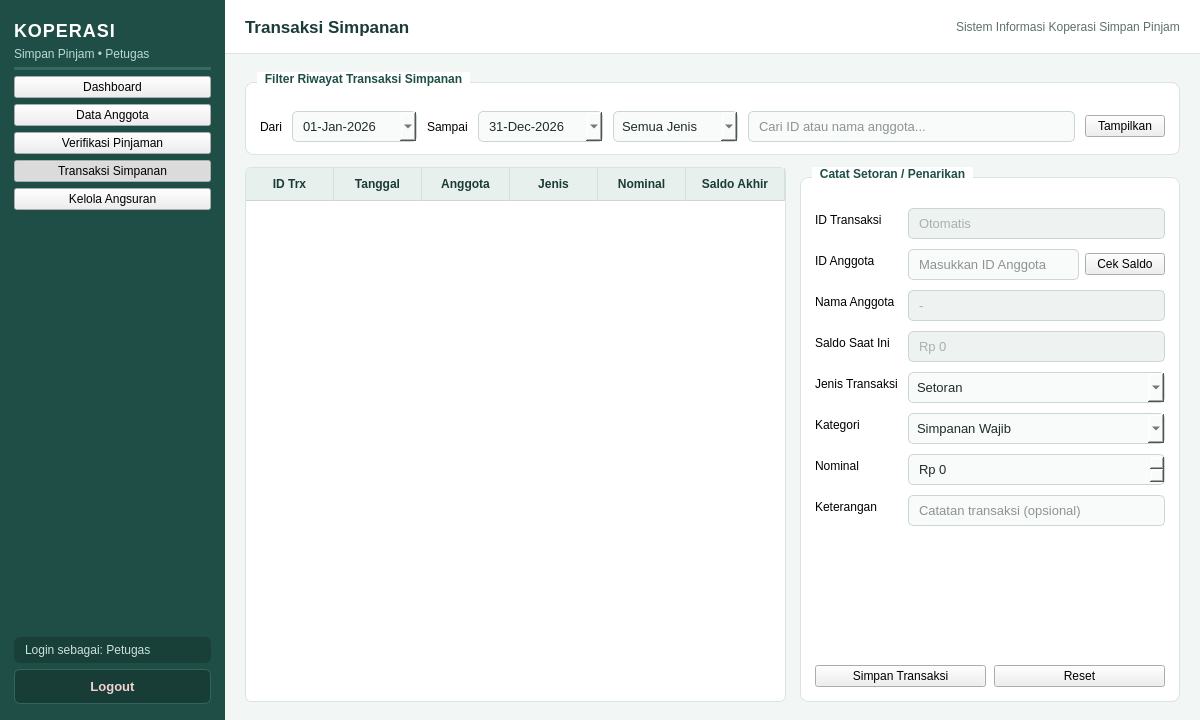
<?xml version="1.0" encoding="UTF-8"?>
<ui version="4.0">
 <class>PetugasTransaksiSimpananWindow</class>
 <widget class="QMainWindow" name="PetugasTransaksiSimpananWindow">
  <property name="geometry">
   <rect>
    <x>0</x>
    <y>0</y>
    <width>1200</width>
    <height>720</height>
   </rect>
  </property>
  <property name="minimumSize">
   <size>
    <width>1024</width>
    <height>640</height>
   </size>
  </property>
  <property name="windowTitle">
   <string>Sistem Informasi Koperasi Simpan Pinjam - Transaksi Simpanan</string>
  </property>
  <property name="styleSheet">
   <string notr="true">QMainWindow, QWidget#centralwidget {
    background-color: #F2F6F5;
    font-family: "Segoe UI", "Helvetica Neue", Arial, sans-serif;
    color: #1E2D2B;
    font-size: 13px;
}

/* Sidebar */
QFrame#frameSidebar {
    background-color: #1F4E46;
    border: none;
}

QLabel#lblAppTitle {
    color: #FFFFFF;
    font-size: 18px;
    font-weight: bold;
    letter-spacing: 1px;
}

QLabel#lblAppSubtitle {
    color: #B8DAD2;
    font-size: 12px;
}

QLabel#lblUserInfo {
    color: #CBE2DC;
    font-size: 12px;
    padding: 6px 8px;
    background-color: #193F39;
    border-radius: 6px;
}

QPushButton[navButton="true"] {
    background-color: transparent;
    color: #E2F0EC;
    border: none;
    border-radius: 6px;
    text-align: left;
    padding: 10px 14px;
    font-size: 13px;
    font-weight: 500;
}

QPushButton[navButton="true"]:hover {
    background-color: #296359;
    color: #FFFFFF;
}

QPushButton[navButton="true"]:checked {
    background-color: #2E7D6F;
    color: #FFFFFF;
    font-weight: bold;
    border-left: 4px solid #A7E3D4;
}

QPushButton#btnLogout {
    background-color: #183D37;
    color: #F5D0D0;
    border: 1px solid #30665D;
    border-radius: 6px;
    padding: 9px 14px;
    font-size: 13px;
    font-weight: bold;
}

QPushButton#btnLogout:hover {
    background-color: #991B1B;
    color: #FFFFFF;
    border-color: #991B1B;
}

/* Header Bar */
QFrame#frameHeader {
    background-color: #FFFFFF;
    border-bottom: 1px solid #D9E4E1;
}

QLabel#lblPageTitle {
    color: #1B3B36;
    font-size: 17px;
    font-weight: bold;
}

QLabel#lblHeaderInfo {
    color: #5C706C;
    font-size: 12px;
}

/* Cards &amp; GroupBoxes */
QFrame[statCard="true"] {
    background-color: #FFFFFF;
    border: 1px solid #D9E4E1;
    border-top: 3px solid #266D61;
    border-radius: 8px;
}

QLabel[statTitle="true"] {
    color: #5C706C;
    font-size: 12px;
    font-weight: bold;
}

QLabel[statValue="true"] {
    color: #1B3B36;
    font-size: 20px;
    font-weight: bold;
}

QGroupBox {
    background-color: #FFFFFF;
    border: 1px solid #D9E4E1;
    border-radius: 8px;
    margin-top: 10px;
    padding-top: 14px;
    font-weight: bold;
    color: #1B3B36;
}

QGroupBox::title {
    subcontrol-origin: margin;
    left: 12px;
    padding: 0 6px;
    background-color: #FFFFFF;
    color: #1F4E46;
}

/* Inputs */
QLineEdit, QComboBox, QDateEdit, QSpinBox, QDoubleSpinBox, QPlainTextEdit {
    background-color: #F9FBFA;
    border: 1px solid #C8D7D3;
    border-radius: 5px;
    padding: 6px 8px;
    color: #1E2D2B;
    font-size: 13px;
}

QLineEdit:focus, QComboBox:focus, QDateEdit:focus, QSpinBox:focus, QDoubleSpinBox:focus, QPlainTextEdit:focus {
    border: 1px solid #2A7B6F;
    background-color: #FFFFFF;
}

QLineEdit:read-only, QPlainTextEdit:read-only {
    background-color: #EEF3F1;
    color: #5C706C;
}

/* Tables */
QTableWidget {
    background-color: #FFFFFF;
    alternate-background-color: #F6FAF8;
    border: 1px solid #D9E4E1;
    border-radius: 6px;
    gridline-color: #E6EEEC;
    selection-background-color: #D2EBE5;
    selection-color: #14332E;
}

QHeaderView::section {
    background-color: #E7F0ED;
    color: #1B3B36;
    padding: 7px 8px;
    border: none;
    border-right: 1px solid #D3E0DC;
    border-bottom: 1px solid #C8D7D3;
    font-weight: bold;
    font-size: 12px;
}

/* Action Buttons */
QPushButton[btnType="primary"] {
    background-color: #266D61;
    color: #FFFFFF;
    border: none;
    border-radius: 5px;
    padding: 7px 14px;
    font-weight: bold;
}

QPushButton[btnType="primary"]:hover {
    background-color: #1F5B51;
}

QPushButton[btnType="secondary"] {
    background-color: #2A6F8E;
    color: #FFFFFF;
    border: none;
    border-radius: 5px;
    padding: 7px 14px;
    font-weight: bold;
}

QPushButton[btnType="secondary"]:hover {
    background-color: #215973;
}

QPushButton[btnType="danger"] {
    background-color: #C24141;
    color: #FFFFFF;
    border: none;
    border-radius: 5px;
    padding: 7px 14px;
    font-weight: bold;
}

QPushButton[btnType="danger"]:hover {
    background-color: #9E3030;
}

QPushButton[btnType="neutral"] {
    background-color: #EDF3F1;
    color: #2B423E;
    border: 1px solid #C8D7D3;
    border-radius: 5px;
    padding: 7px 14px;
}

QPushButton[btnType="neutral"]:hover {
    background-color: #DFEAE6;
}</string>
  </property>
  <widget class="QWidget" name="centralwidget">
   <layout class="QHBoxLayout" name="layoutRoot">
    <property name="spacing">
     <number>0</number>
    </property>
    <property name="leftMargin">
     <number>0</number>
    </property>
    <property name="topMargin">
     <number>0</number>
    </property>
    <property name="rightMargin">
     <number>0</number>
    </property>
    <property name="bottomMargin">
     <number>0</number>
    </property>
    <item>
     <widget class="QFrame" name="frameSidebar">
      <property name="minimumSize">
       <size>
        <width>225</width>
        <height>0</height>
       </size>
      </property>
      <property name="maximumSize">
       <size>
        <width>225</width>
        <height>16777215</height>
       </size>
      </property>
      <property name="frameShape">
       <enum>QFrame::NoFrame</enum>
      </property>
      <layout class="QVBoxLayout" name="layoutSidebar">
       <property name="spacing">
        <number>6</number>
       </property>
       <property name="leftMargin">
        <number>14</number>
       </property>
       <property name="topMargin">
        <number>20</number>
       </property>
       <property name="rightMargin">
        <number>14</number>
       </property>
       <property name="bottomMargin">
        <number>16</number>
       </property>
       <item>
        <widget class="QLabel" name="lblAppTitle">
         <property name="text">
          <string>KOPERASI</string>
         </property>
        </widget>
       </item>
       <item>
        <widget class="QLabel" name="lblAppSubtitle">
         <property name="text">
          <string>Simpan Pinjam • Petugas</string>
         </property>
        </widget>
       </item>
       <item>
        <widget class="Line" name="lineSidebarTop">
         <property name="styleSheet">
          <string notr="true">background-color: #346B61; max-height: 1px; border: none; margin-top: 6px; margin-bottom: 8px;</string>
         </property>
         <property name="orientation">
          <enum>Qt::Horizontal</enum>
         </property>
        </widget>
       </item>
       <item>
        <widget class="QPushButton" name="btnNavDashboard">
         <property name="text">
          <string>Dashboard</string>
         </property>
         <property name="checkable">
          <bool>true</bool>
         </property>
         <property name="autoExclusive">
          <bool>true</bool>
         </property>
         <property name="navButton" stdset="0">
          <bool>true</bool>
         </property>
        </widget>
       </item>
       <item>
        <widget class="QPushButton" name="btnNavAnggota">
         <property name="text">
          <string>Data Anggota</string>
         </property>
         <property name="checkable">
          <bool>true</bool>
         </property>
         <property name="autoExclusive">
          <bool>true</bool>
         </property>
         <property name="navButton" stdset="0">
          <bool>true</bool>
         </property>
        </widget>
       </item>
       <item>
        <widget class="QPushButton" name="btnNavVerifikasi">
         <property name="text">
          <string>Verifikasi Pinjaman</string>
         </property>
         <property name="checkable">
          <bool>true</bool>
         </property>
         <property name="autoExclusive">
          <bool>true</bool>
         </property>
         <property name="navButton" stdset="0">
          <bool>true</bool>
         </property>
        </widget>
       </item>
       <item>
        <widget class="QPushButton" name="btnNavSimpanan">
         <property name="text">
          <string>Transaksi Simpanan</string>
         </property>
         <property name="checkable">
          <bool>true</bool>
         </property>
         <property name="checked">
          <bool>true</bool>
         </property>
         <property name="autoExclusive">
          <bool>true</bool>
         </property>
         <property name="navButton" stdset="0">
          <bool>true</bool>
         </property>
        </widget>
       </item>
       <item>
        <widget class="QPushButton" name="btnNavAngsuran">
         <property name="text">
          <string>Kelola Angsuran</string>
         </property>
         <property name="checkable">
          <bool>true</bool>
         </property>
         <property name="autoExclusive">
          <bool>true</bool>
         </property>
         <property name="navButton" stdset="0">
          <bool>true</bool>
         </property>
        </widget>
       </item>
       <item>
        <spacer name="spacerSidebar">
         <property name="orientation">
          <enum>Qt::Vertical</enum>
         </property>
         <property name="sizeHint" stdset="0">
          <size>
           <width>20</width>
           <height>40</height>
          </size>
         </property>
        </spacer>
       </item>
       <item>
        <widget class="QLabel" name="lblUserInfo">
         <property name="text">
          <string>Login sebagai: Petugas</string>
         </property>
        </widget>
       </item>
       <item>
        <widget class="QPushButton" name="btnLogout">
         <property name="text">
          <string>Logout</string>
         </property>
        </widget>
       </item>
      </layout>
     </widget>
    </item>
    <item>
     <layout class="QVBoxLayout" name="layoutContent">
      <property name="spacing">
       <number>0</number>
      </property>
      <item>
       <widget class="QFrame" name="frameHeader">
        <property name="minimumSize">
         <size>
          <width>0</width>
          <height>54</height>
         </size>
        </property>
        <property name="maximumSize">
         <size>
          <width>16777215</width>
          <height>54</height>
         </size>
        </property>
        <property name="frameShape">
         <enum>QFrame::NoFrame</enum>
        </property>
        <layout class="QHBoxLayout" name="layoutHeader">
         <property name="leftMargin">
          <number>20</number>
         </property>
         <property name="rightMargin">
          <number>20</number>
         </property>
         <item>
          <widget class="QLabel" name="lblPageTitle">
           <property name="text">
            <string>Transaksi Simpanan</string>
           </property>
          </widget>
         </item>
         <item>
          <spacer name="spacerHeader">
           <property name="orientation">
            <enum>Qt::Horizontal</enum>
           </property>
           <property name="sizeHint" stdset="0">
            <size>
             <width>40</width>
             <height>20</height>
            </size>
           </property>
          </spacer>
         </item>
         <item>
          <widget class="QLabel" name="lblHeaderInfo">
           <property name="text">
            <string>Sistem Informasi Koperasi Simpan Pinjam</string>
           </property>
          </widget>
         </item>
        </layout>
       </widget>
      </item>
      <item>
        <!-- PAGE 3: TRANSAKSI SIMPANAN -->
        <widget class="QWidget" name="pageTransaksiSimpanan">
         <layout class="QVBoxLayout" name="layoutSimpanan">
          <property name="spacing">
           <number>12</number>
          </property>
          <property name="leftMargin">
           <number>20</number>
          </property>
          <property name="topMargin">
           <number>18</number>
          </property>
          <property name="rightMargin">
           <number>20</number>
          </property>
          <property name="bottomMargin">
           <number>18</number>
          </property>
          <item>
           <widget class="QGroupBox" name="grpFilterSimpanan">
            <property name="title">
             <string>Filter Riwayat Transaksi Simpanan</string>
            </property>
            <layout class="QHBoxLayout" name="layoutFilterSimpanan">
             <property name="spacing">
              <number>10</number>
             </property>
             <property name="leftMargin">
              <number>14</number>
             </property>
             <property name="topMargin">
              <number>14</number>
             </property>
             <property name="rightMargin">
              <number>14</number>
             </property>
             <property name="bottomMargin">
              <number>12</number>
             </property>
             <item>
              <widget class="QLabel" name="lblSimpDari">
               <property name="text">
                <string>Dari</string>
               </property>
              </widget>
             </item>
             <item>
              <widget class="QDateEdit" name="dateSimpananDari">
               <property name="minimumSize">
                <size>
                 <width>125</width>
                 <height>0</height>
                </size>
               </property>
               <property name="date">
                <date>
                 <year>2026</year>
                 <month>1</month>
                 <day>1</day>
                </date>
               </property>
               <property name="displayFormat">
                <string>dd-MMM-yyyy</string>
               </property>
               <property name="calendarPopup">
                <bool>true</bool>
               </property>
              </widget>
             </item>
             <item>
              <widget class="QLabel" name="lblSimpSampai">
               <property name="text">
                <string>Sampai</string>
               </property>
              </widget>
             </item>
             <item>
              <widget class="QDateEdit" name="dateSimpananSampai">
               <property name="minimumSize">
                <size>
                 <width>125</width>
                 <height>0</height>
                </size>
               </property>
               <property name="date">
                <date>
                 <year>2026</year>
                 <month>12</month>
                 <day>31</day>
                </date>
               </property>
               <property name="displayFormat">
                <string>dd-MMM-yyyy</string>
               </property>
               <property name="calendarPopup">
                <bool>true</bool>
               </property>
              </widget>
             </item>
             <item>
              <widget class="QComboBox" name="cmbFilterJenisSimpanan">
               <property name="minimumSize">
                <size>
                 <width>125</width>
                 <height>0</height>
                </size>
               </property>
               <item>
                <property name="text">
                 <string>Semua Jenis</string>
                </property>
               </item>
               <item>
                <property name="text">
                 <string>Setoran</string>
                </property>
               </item>
               <item>
                <property name="text">
                 <string>Penarikan</string>
                </property>
               </item>
              </widget>
             </item>
             <item>
              <widget class="QLineEdit" name="txtCariSimpanan">
               <property name="placeholderText">
                <string>Cari ID atau nama anggota...</string>
               </property>
              </widget>
             </item>
             <item>
              <widget class="QPushButton" name="btnFilterSimpanan">
               <property name="text">
                <string>Tampilkan</string>
               </property>
               <property name="btnType" stdset="0">
                <string>neutral</string>
               </property>
              </widget>
             </item>
            </layout>
           </widget>
          </item>
          <item>
           <layout class="QHBoxLayout" name="layoutSimpananBody">
            <property name="spacing">
             <number>14</number>
            </property>
            <item>
             <widget class="QTableWidget" name="tblTransaksiSimpanan">
              <property name="editTriggers">
               <set>QAbstractItemView::NoEditTriggers</set>
              </property>
              <property name="alternatingRowColors">
               <bool>true</bool>
              </property>
              <property name="selectionMode">
               <enum>QAbstractItemView::SingleSelection</enum>
              </property>
              <property name="selectionBehavior">
               <enum>QAbstractItemView::SelectRows</enum>
              </property>
              <attribute name="horizontalHeaderDefaultSectionSize">
               <number>88</number>
              </attribute>
              <attribute name="horizontalHeaderStretchLastSection">
               <bool>true</bool>
              </attribute>
              <column>
               <property name="text">
                <string>ID Trx</string>
               </property>
              </column>
              <column>
               <property name="text">
                <string>Tanggal</string>
               </property>
              </column>
              <column>
               <property name="text">
                <string>Anggota</string>
               </property>
              </column>
              <column>
               <property name="text">
                <string>Jenis</string>
               </property>
              </column>
              <column>
               <property name="text">
                <string>Nominal</string>
               </property>
              </column>
              <column>
               <property name="text">
                <string>Saldo Akhir</string>
               </property>
              </column>
             </widget>
            </item>
            <item>
             <widget class="QGroupBox" name="grpFormSimpanan">
              <property name="minimumSize">
               <size>
                <width>350</width>
                <height>0</height>
               </size>
              </property>
              <property name="maximumSize">
               <size>
                <width>380</width>
                <height>16777215</height>
               </size>
              </property>
              <property name="title">
               <string>Catat Setoran / Penarikan</string>
              </property>
              <layout class="QVBoxLayout" name="layoutFormSimpananWrap">
               <property name="spacing">
                <number>10</number>
               </property>
               <property name="leftMargin">
                <number>14</number>
               </property>
               <property name="topMargin">
                <number>16</number>
               </property>
               <property name="rightMargin">
                <number>14</number>
               </property>
               <property name="bottomMargin">
                <number>14</number>
               </property>
               <item>
                <layout class="QFormLayout" name="formSimpanan">
                 <property name="verticalSpacing">
                  <number>10</number>
                 </property>
                 <item row="0" column="0">
                  <widget class="QLabel" name="lblSimpIdTrx">
                   <property name="text">
                    <string>ID Transaksi</string>
                   </property>
                  </widget>
                 </item>
                 <item row="0" column="1">
                  <widget class="QLineEdit" name="txtSimpananIdTrx">
                   <property name="readOnly">
                    <bool>true</bool>
                   </property>
                   <property name="placeholderText">
                    <string>Otomatis</string>
                   </property>
                  </widget>
                 </item>
                 <item row="1" column="0">
                  <widget class="QLabel" name="lblSimpIdAnggota">
                   <property name="text">
                    <string>ID Anggota</string>
                   </property>
                  </widget>
                 </item>
                 <item row="1" column="1">
                  <layout class="QHBoxLayout" name="layoutCekSaldo">
                   <property name="spacing">
                    <number>6</number>
                   </property>
                   <item>
                    <widget class="QLineEdit" name="txtSimpananIdAnggota">
                     <property name="placeholderText">
                      <string>Masukkan ID Anggota</string>
                     </property>
                    </widget>
                   </item>
                   <item>
                    <widget class="QPushButton" name="btnCekSaldoAnggota">
                     <property name="text">
                      <string>Cek Saldo</string>
                     </property>
                     <property name="btnType" stdset="0">
                      <string>secondary</string>
                     </property>
                    </widget>
                   </item>
                  </layout>
                 </item>
                 <item row="2" column="0">
                  <widget class="QLabel" name="lblSimpNamaAnggota">
                   <property name="text">
                    <string>Nama Anggota</string>
                   </property>
                  </widget>
                 </item>
                 <item row="2" column="1">
                  <widget class="QLineEdit" name="txtSimpananNamaAnggota">
                   <property name="readOnly">
                    <bool>true</bool>
                   </property>
                   <property name="placeholderText">
                    <string>-</string>
                   </property>
                  </widget>
                 </item>
                 <item row="3" column="0">
                  <widget class="QLabel" name="lblSimpSaldoSaatIni">
                   <property name="text">
                    <string>Saldo Saat Ini</string>
                   </property>
                  </widget>
                 </item>
                 <item row="3" column="1">
                  <widget class="QLineEdit" name="txtSimpananSaldoSaatIni">
                   <property name="readOnly">
                    <bool>true</bool>
                   </property>
                   <property name="placeholderText">
                    <string>Rp 0</string>
                   </property>
                  </widget>
                 </item>
                 <item row="4" column="0">
                  <widget class="QLabel" name="lblSimpJenis">
                   <property name="text">
                    <string>Jenis Transaksi</string>
                   </property>
                  </widget>
                 </item>
                 <item row="4" column="1">
                  <widget class="QComboBox" name="cmbJenisSimpanan">
                   <item>
                    <property name="text">
                     <string>Setoran</string>
                    </property>
                   </item>
                   <item>
                    <property name="text">
                     <string>Penarikan</string>
                    </property>
                   </item>
                  </widget>
                 </item>
                 <item row="5" column="0">
                  <widget class="QLabel" name="lblSimpKategori">
                   <property name="text">
                    <string>Kategori</string>
                   </property>
                  </widget>
                 </item>
                 <item row="5" column="1">
                  <widget class="QComboBox" name="cmbKategoriSimpanan">
                   <item>
                    <property name="text">
                     <string>Simpanan Wajib</string>
                    </property>
                   </item>
                   <item>
                    <property name="text">
                     <string>Simpanan Sukarela</string>
                    </property>
                   </item>
                   <item>
                    <property name="text">
                     <string>Simpanan Pokok</string>
                    </property>
                   </item>
                  </widget>
                 </item>
                 <item row="6" column="0">
                  <widget class="QLabel" name="lblSimpNominal">
                   <property name="text">
                    <string>Nominal</string>
                   </property>
                  </widget>
                 </item>
                 <item row="6" column="1">
                  <widget class="QDoubleSpinBox" name="spnNominalSimpanan">
                   <property name="prefix">
                    <string>Rp </string>
                   </property>
                   <property name="decimals">
                    <number>0</number>
                   </property>
                   <property name="maximum">
                    <double>1000000000.000000000000000</double>
                   </property>
                   <property name="singleStep">
                    <double>50000.000000000000000</double>
                   </property>
                  </widget>
                 </item>
                 <item row="7" column="0">
                  <widget class="QLabel" name="lblSimpKeterangan">
                   <property name="text">
                    <string>Keterangan</string>
                   </property>
                  </widget>
                 </item>
                 <item row="7" column="1">
                  <widget class="QLineEdit" name="txtSimpananKeterangan">
                   <property name="placeholderText">
                    <string>Catatan transaksi (opsional)</string>
                   </property>
                  </widget>
                 </item>
                </layout>
               </item>
               <item>
                <spacer name="spacerFormSimpanan">
                 <property name="orientation">
                  <enum>Qt::Vertical</enum>
                 </property>
                 <property name="sizeHint" stdset="0">
                  <size>
                   <width>20</width>
                   <height>20</height>
                  </size>
                 </property>
                </spacer>
               </item>
               <item>
                <layout class="QHBoxLayout" name="layoutSimpananButtons">
                 <property name="spacing">
                  <number>8</number>
                 </property>
                 <item>
                  <widget class="QPushButton" name="btnSimpanTransaksiSimpanan">
                   <property name="text">
                    <string>Simpan Transaksi</string>
                   </property>
                   <property name="btnType" stdset="0">
                    <string>primary</string>
                   </property>
                  </widget>
                 </item>
                 <item>
                  <widget class="QPushButton" name="btnResetSimpanan">
                   <property name="text">
                    <string>Reset</string>
                   </property>
                   <property name="btnType" stdset="0">
                    <string>neutral</string>
                   </property>
                  </widget>
                 </item>
                </layout>
               </item>
              </layout>
             </widget>
            </item>
           </layout>
          </item>
         </layout>
        </widget>
      </item>
     </layout>
    </item>
   </layout>
  </widget>
 </widget>
 <resources/>
 <connections/>
</ui>
